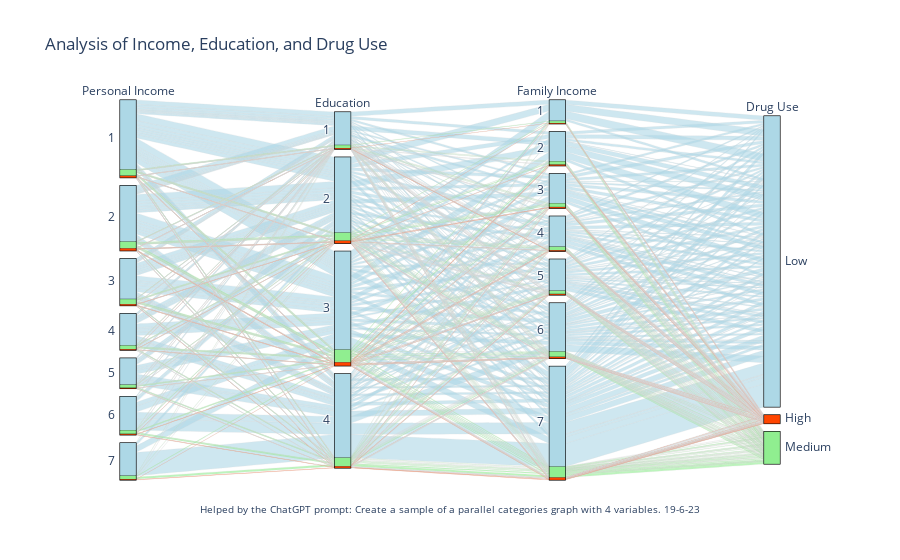
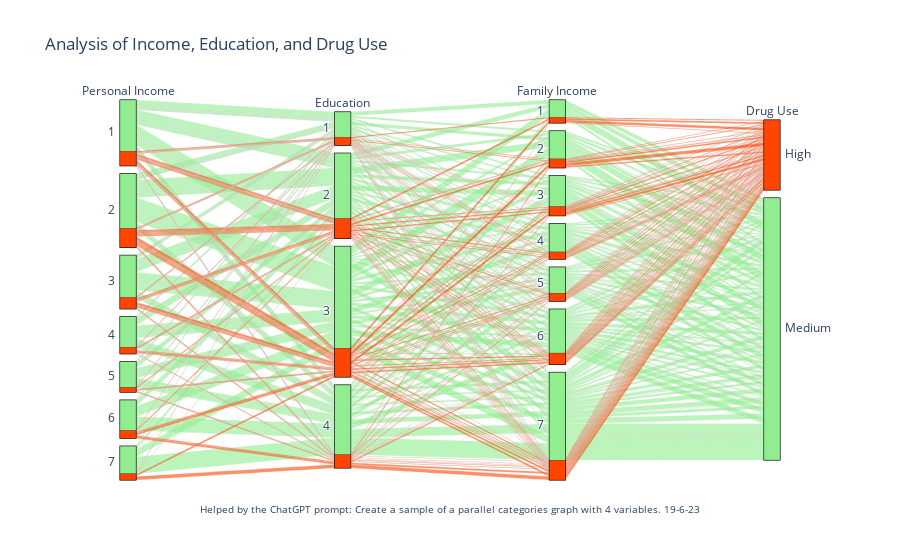

The code cell stored with these charts, in order, in its notebook:
### Markdown cell above
We were hoping for a more clear visualization of the connection between income and drug use via a parallel categories plot. The idea was that we could maybe visualize the most common combinations of socio-economic factors, such as education and income, that lead to a higher use of drugs. The first plot here is to show the combinations of factors for all people. This graph is not very significant since obviously most people don't use a lot of drugs at all. The bins in the graph are the following: Low = 0-3 different drugs ever used, medium = 4 - 6 drugs and high = 7+. In the second graph only the high and medium groups are shown. In this shows the desired visualization. But just like the last section, the combinations of variables leading to a high variety in drug-usage seem to be very random and not related to income or education at all.

### Code cell
df = pd.read_csv('nsduh_workforce_adults.csv')

# Column names
columns = ['race_str', 'PersonalIncome', 'education', 'countofdrugs_ever', 'FamilyIncome']

# Create DataFrame
df = pd.DataFrame(df, columns=columns)

# Using qcut
df['amount_drugs_qcut'], qcut_bins = pd.cut(df['countofdrugs_ever'], bins=3, labels=['Low', 'Medium','High'], retbins=True)
print("Bins for qcut:", qcut_bins)

# filter rows with only high and medium drug use.
df_filtered = df[df['amount_drugs_qcut'].isin(['Medium', 'High'])]
# Create Parallel Categories plot
parcatsall = go.Figure(data=[go.Parcats(dimensions=[
    {'label': 'Personal Income', 'values': df['PersonalIncome'], 'categoryorder': 'category ascending'},
    {'label': 'Education', 'values': df['education'], 'categoryorder': 'category ascending'},
    {'label': 'Family Income', 'values': df['FamilyIncome'], 'categoryorder': 'category ascending'},
    {'label': 'Drug Use', 'values': df['amount_drugs_qcut']},
],
    line={'color': df['amount_drugs_qcut'].map({'Low': 'lightblue','Medium': 'lightgreen', 'High': 'orangered'})},
    labelfont={'size': 12},
    tickfont={'size': 12},
    arrangement='freeform'
)],
    layout={'title': 'Analysis of Income, Education, and Drug Use'})

parcatsall.add_annotation(
        x=0.5,
        y=-0.1,
        xref='paper',
        yref='paper',
        text='Helped by the ChatGPT prompt: Create a sample of a parallel categories graph with 4 variables. 19-6-23',
        showarrow=False,
        font=dict(size=10)
    )
# Show plot
parcatsall.show()

# Create Parallel Categories plot
parcats = go.Figure(data=[go.Parcats(dimensions=[
    {'label': 'Personal Income', 'values': df_filtered['PersonalIncome'], 'categoryorder': 'category ascending'},
    {'label': 'Education', 'values': df_filtered['education'], 'categoryorder': 'category ascending'},
    {'label': 'Family Income', 'values': df_filtered['FamilyIncome'], 'categoryorder': 'category ascending'},
    {'label': 'Drug Use', 'values': df_filtered['amount_drugs_qcut']},
],
    line={'color': df_filtered['amount_drugs_qcut'].map({'Medium': 'lightgreen', 'High': 'orangered'})},
    labelfont={'size': 12},
    tickfont={'size': 12},
    arrangement='freeform'
)],
    layout={'title': 'Analysis of Income, Education, and Drug Use'})

parcats.add_annotation(
        x=0.5,
        y=-0.1,
        xref='paper',
        yref='paper',
        text='Helped by the ChatGPT prompt: Create a sample of a parallel categories graph with 4 variables. 19-6-23',
        showarrow=False,
        font=dict(size=10)
    )
# Show plot
parcats.show()

### Figure 1 — Plotly figure (JSON) as saved in the notebook; plotly's stock layout.template omitted (floating-point values rounded to 4 significant figures; data arrays with more than 128 entries replaced by an {"elided": "..."} marker saying what was removed)
{"data": [{"arrangement": "freeform", "dimensions": [{"categoryorder": "category ascending", "label": "Personal Income", "values": {"elided": "32040 int values"}}, {"categoryorder": "category ascending", "label": "Education", "values": {"elided": "32040 int values"}}, {"categoryorder": "category ascending", "label": "Family Income", "values": {"elided": "32040 int values"}}, {"label": "Drug Use", "values": {"elided": "32040 str values"}}], "labelfont": {"size": 12}, "line": {"color": {"elided": "32040 str values"}}, "tickfont": {"size": 12}, "type": "parcats"}], "layout": {"annotations": [{"font": {"size": 10}, "showarrow": false, "text": "Helped by the ChatGPT prompt: Create a sample of a parallel categories graph with 4 variables. 19-6-23", "x": 0.5, "xref": "paper", "y": -0.1, "yref": "paper"}], "title": {"text": "Analysis of Income, Education, and Drug Use"}}}

### Figure 2 — Plotly figure (JSON) as saved in the notebook; plotly's stock layout.template omitted (floating-point values rounded to 4 significant figures; data arrays with more than 128 entries replaced by an {"elided": "..."} marker saying what was removed)
{"data": [{"arrangement": "freeform", "dimensions": [{"categoryorder": "category ascending", "label": "Personal Income", "values": {"elided": "3961 int values"}}, {"categoryorder": "category ascending", "label": "Education", "values": {"elided": "3961 int values"}}, {"categoryorder": "category ascending", "label": "Family Income", "values": {"elided": "3961 int values"}}, {"label": "Drug Use", "values": {"elided": "3961 str values"}}], "labelfont": {"size": 12}, "line": {"color": {"elided": "3961 str values"}}, "tickfont": {"size": 12}, "type": "parcats"}], "layout": {"annotations": [{"font": {"size": 10}, "showarrow": false, "text": "Helped by the ChatGPT prompt: Create a sample of a parallel categories graph with 4 variables. 19-6-23", "x": 0.5, "xref": "paper", "y": -0.1, "yref": "paper"}], "title": {"text": "Analysis of Income, Education, and Drug Use"}}}
